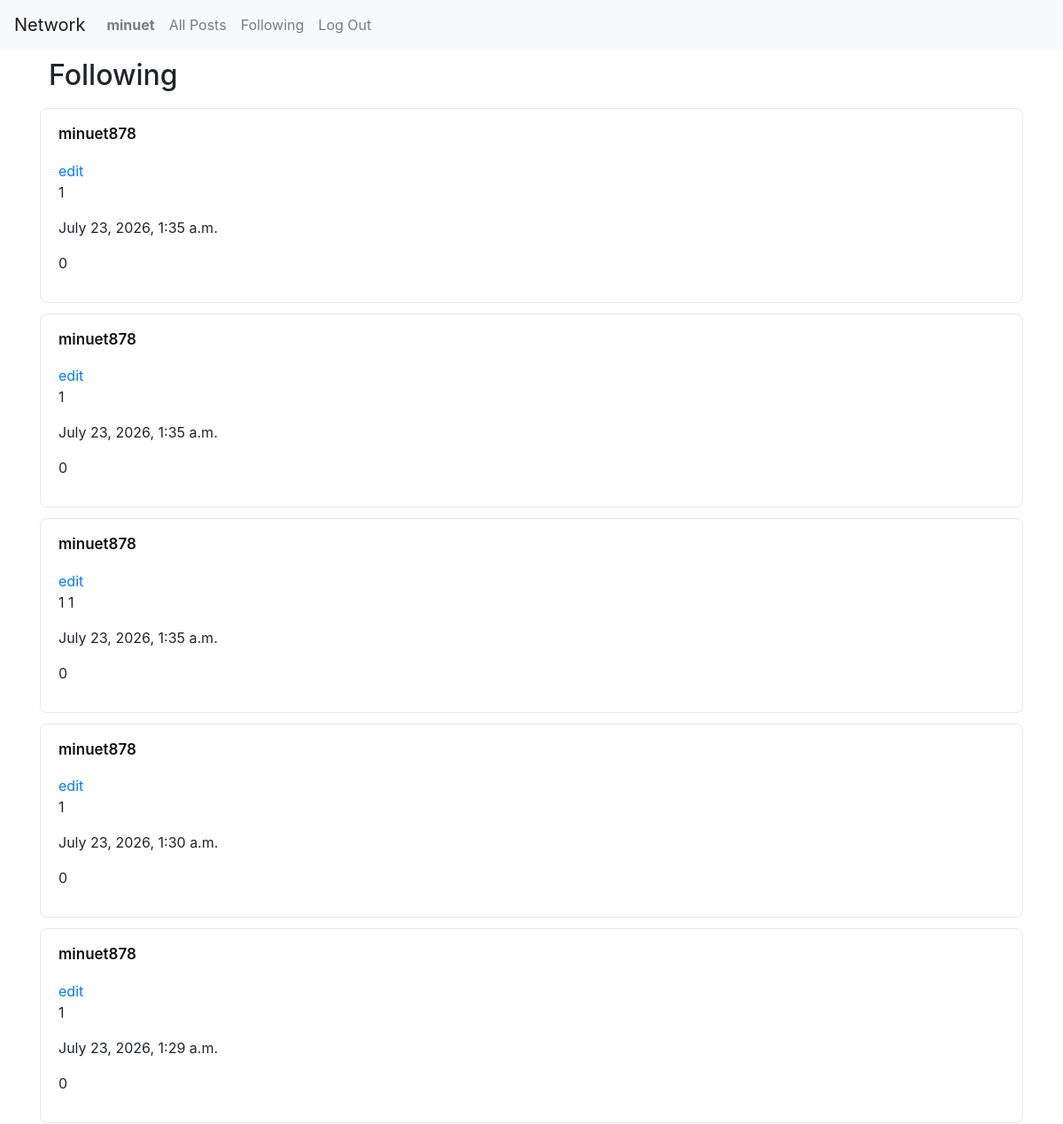
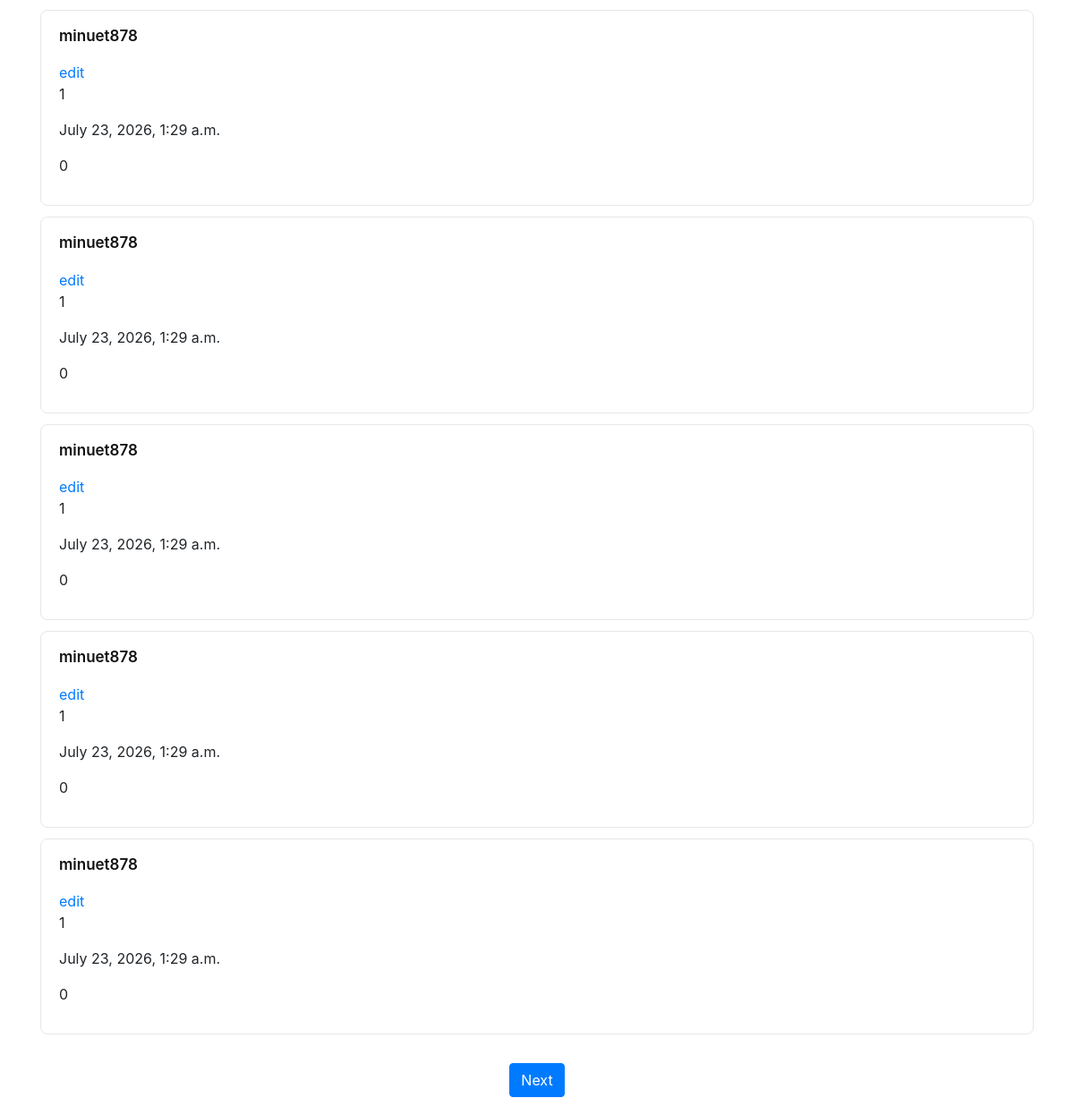
The page /following (signed in) on the database its author committed (2 pictures, top to bottom).
### network/models.py (models this page shows, shortened)
class User(AbstractUser):
    follow = models.ManyToManyField("User", blank=True, related_name="followers")

class Post(models.Model):
    poster = models.ForeignKey(User, on_delete=models.CASCADE, related_name="posts")
    content = models.TextField()
    post_time = models.DateTimeField(auto_now_add=True)
    like = models.ManyToManyField("User", blank=True, related_name="like_posts")

### network/views.py (the view)
# urls.py: path("following", views.following, name="following"),
def following(request):
    if request.method == "GET":
        posts = Post.objects.order_by("-post_time").filter(poster__in=request.user.follow.all())
        paginator = Paginator(posts, 10)
        page_number = request.GET.get('page')
        page_obj = paginator.get_page(page_number)
        return render(request, "network/following.html", {
            "posts": page_obj
        })

### network/templates/network/following.html (shortened to what this page needs)
{% extends "network/layout.html" %}
{% block body %}
    <h2 style="padding:10px;">Following</h2>
    {% for post in posts %}
        <div class="card-box">
            <p><a class="post-author" href="{% url 'profile' post.poster.id %}">{{ post.poster }}</a></p>
            <a href="{% url 'edit' %}">edit</a>
            <p>{{ post.content }}</p>
            <p class="post-time">{{ post.post_time }}</p>
            <p>{{ post.like.count }}</p>
        </div>
    {% endfor %}
    <div style="padding: 20px; text-align: center;">
        {% if posts.has_next %}
            <a class="btn btn-primary" href="?page={{ posts.next_page_number }}">Next</a>
        {% endif %}
    </div>
{% endblock %}

### network/templates/network/layout.html (shortened to what this page needs)
{% load static %}
<!DOCTYPE html>
<html lang="en">
    <head>
        <link rel="stylesheet" href="https://stackpath.bootstrapcdn.com/bootstrap/4.4.1/css/bootstrap.min.css">
        <link href="{% static 'network/styles.css' %}" rel="stylesheet">
    </head>
    <body>
        <nav class="navbar navbar-expand-lg navbar-light bg-light">
            <a class="navbar-brand" href="{% url 'index' %}"">Network</a>
            <div>
                <ul class="navbar-nav mr-auto">
                {% if user.is_authenticated %}
                    <li class="nav-item">
                        <a class="nav-link" href="{% url 'profile' user.id %}"><strong>{{ user.username }}</strong></a>
                    </li>
                {% endif %}
                <li class="nav-item">
                    <a class="nav-link" href="{% url 'index' %}">All Posts</a>
                </li>
                {% if user.is_authenticated %}
                    <li class="nav-item">
                        <a class="nav-link" href="{% url 'following' %}">Following</a>
                    </li>
                    <li class="nav-item">
                        <a class="nav-link" href="{% url 'logout' %}">Log Out</a>
                    </li>
                {% endif %}
                </ul>
            </div>
        </nav>
        <div class="container">
            {% block body %}
            {% endblock %}
        </div>
    </body>
</html>

### network/static/network/styles.css (style rules this page uses)
.card-box { border: 1px solid #e5e7eb; border-radius: 8px; padding: 16px 20px; margin-bottom: 12px; background-color: white; }
.post-author { font-weight: 600; font-size: 17px; text-decoration: none; color: #111; }

### rows shown on the page
User: username "minuet"
Post: poster "minuet878", content "1", post_time "July 23, 2026, 1:35 a.m.", like.count "0"
Post: poster "minuet878", content "1", post_time "July 23, 2026, 1:35 a.m.", like.count "0"
Post: poster "minuet878", content "1 1", post_time "July 23, 2026, 1:35 a.m.", like.count "0"
Post: poster "minuet878", content "1", post_time "July 23, 2026, 1:30 a.m.", like.count "0"
Post: poster "minuet878", content "1", post_time "July 23, 2026, 1:29 a.m.", like.count "0"
Post: poster "minuet878", content "1", post_time "July 23, 2026, 1:29 a.m.", like.count "0"
Post: poster "minuet878", content "1", post_time "July 23, 2026, 1:29 a.m.", like.count "0"
Post: poster "minuet878", content "1", post_time "July 23, 2026, 1:29 a.m.", like.count "0"
Post: poster "minuet878", content "1", post_time "July 23, 2026, 1:29 a.m.", like.count "0"
Post: poster "minuet878", content "1", post_time "July 23, 2026, 1:29 a.m.", like.count "0"
